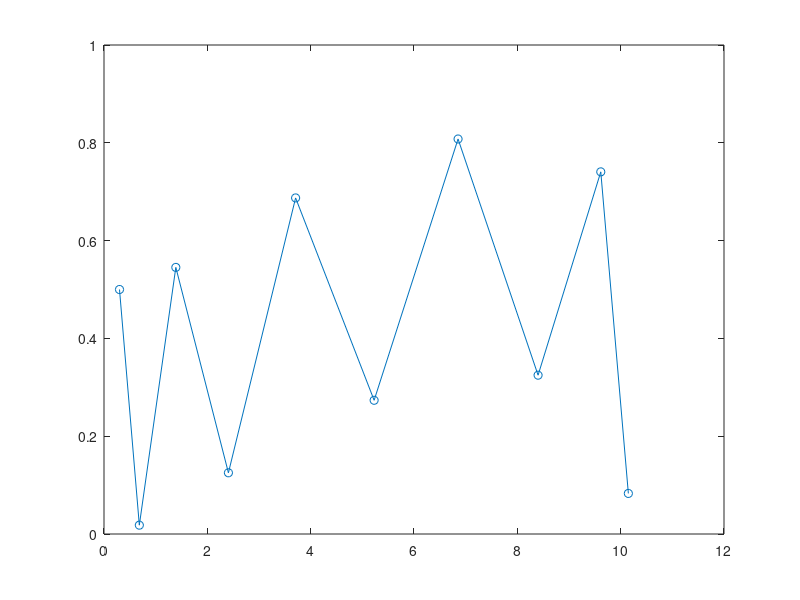

Write MATLAB code to recreate this figure.
g = 9.81;  % [m/s2]
zc = 0.8; % [m]
Tsup = 0.8;  % [s]
Ts = 0.001;  % [s]

Tc = sqrt(zc / g);
C = cosh(Tsup / Tc);
S = sinh(Tsup / Tc);

a = 10;
b = 1;

D = (a * (C-1)^2) + (b * (S / Tc)^2);

coeff1 = a * (C - 1) / D;
coeff2 = b * S / (Tc * D);

step_x = 0.3; % [m]
step_y = 0.5; % [m]

px_init = 0.0;
py_init = 0.0;

t = 0:Ts:Tsup;

n_steps = 10;

px = zeros(1, n_steps);
py = zeros(1, n_steps);
px_mod = zeros(1, n_steps);
py_mod = zeros(1, n_steps);

x_bar = zeros(1, n_steps);
y_bar = zeros(1, n_steps);
vx_bar = zeros(1, n_steps);
vy_bar = zeros(1, n_steps);

x_target = zeros(1, n_steps);
y_target = zeros(1, n_steps);
xdot_target = zeros(1, n_steps);
ydot_target = zeros(1, n_steps);

x = zeros(1, size(t, 2));
y = zeros(1, size(t, 2));
xdot = zeros(1, size(t, 2));
ydot = zeros(1, size(t, 2));

xdot(1) = 0.4;
ydot(1) = 0.05;

px(1) = px_init;
py(1) = py_init;

for i = 1:n_steps

    if (i > 1)
        x(1) = x(end);
        y(1) = y(end);
        xdot(1) = xdot(end);
        ydot(1) = ydot(end);
        px(i) = px(i-1) + px_mod(i-1);
        py(i) = py(i-1) + py_mod(i-1);
    end

    % Simulate LIPM model
    for j = 2:size(t, 2)
        xdot(j) = xdot(j-1) + Ts * ((zc / g) * (x(j-1) - px(i)));
        ydot(j) = ydot(j-1) + Ts * ((zc / g) * (y(j-1) - py(i)));
    
        x(j) = x(j-1) + Ts * xdot(j-1);
        y(j) = y(j-1) + Ts * ydot(j-1);
    end

    % Next foot placement
    px(i) = px(i) + step_x;
    py(i) = py(i) - (-1)^(i)*step_y;

    % Set walk primitive
    x_bar(i) = step_x * 0.5;
    y_bar(i) = ((-1)^(i))* step_y * 0.5;

    vx_bar(i) = x_bar(i) * (C + 1) / (Tc * S);
    vy_bar(i) = y_bar(i) * (C - 1) / (Tc * S);

    % Calculate target state
    x_target(i) = px(i) + x_bar(i);
    xdot_target(i) = vx_bar(i);
    y_target(i) = py(i) + y_bar(i);
    ydot_target(i) = vy_bar(i);

    % Modified foot placement calculation
    px_mod(i) = -( coeff1 * ( x_target(i) - (C * x(1)) - (Tc * S * xdot(1)) ) ) - ( coeff2 * ( xdot_target(i) - (S * x(1) / Tc) - (C * xdot(1)) ) );
    py_mod(i) = -( coeff1 * ( y_target(i) - (C * y(1)) - (Tc * S * ydot(1)) ) ) - ( coeff2 * ( ydot_target(i) - (S * y(1) / Tc) - (C * ydot(1)) ) );
end

disp(px)
disp(py)
disp(px_mod)
disp(py_mod)
plot(px,py,'-o')